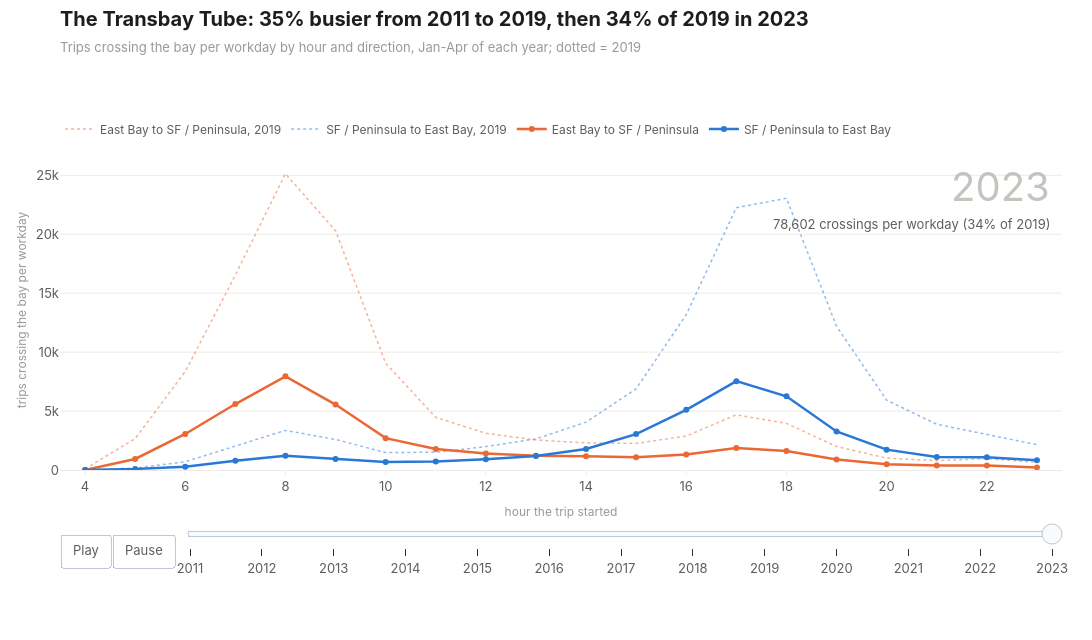

Notebook source saved alongside this figure:
### Markdown cell above
### 5.3 Transbay Tube 13 ปี

ทริปที่ข้ามอ่าวในแต่ละชั่วโมงของวันทำงานปกติ ม.ค.-เม.ย. ของทุกปี แยกทิศ เส้นจางคือปี 2019 ไว้เทียบ กด Play เพื่อดูทีละปี
อ่านจาก fact table (112 ล้านแถว) โดยตรง เพราะต้องรู้ต้นทางและปลายทางของทุกทริป

### Code cell
with stage("12.transbay_years"):
    tube = con.sql("""
        WITH sides AS (
            SELECT station, side FROM stations
        ),
        days AS (
            SELECT date, year FROM calendar
            WHERE day_status = 'normal' AND is_workday AND month(date) <= 4
        ),
        crossing AS (
            SELECT d.year, o.hour,
                    CASE WHEN so.side = 'east' THEN 'East Bay to SF / Peninsula' ELSE 'SF / Peninsula to East Bay' END AS direction,
                    sum(o.trips) AS trips
            FROM od o
            JOIN days d ON o.date = d.date
            JOIN sides so ON o.origin = so.station
            JOIN sides sd ON o.dest = sd.station
            WHERE so.side <> sd.side
            GROUP BY d.year, o.hour, so.side
        ),
        day_counts AS (
            SELECT year, count(*) AS days FROM days GROUP BY year
        )
        SELECT c.year, c.hour, c.direction, c.trips / n.days AS per_day
        FROM crossing c
        JOIN day_counts n ON c.year = n.year
        ORDER BY c.year, c.direction, c.hour
    """).pl()

years = tube["year"].unique().sort().to_list()
DIRECTIONS = [("East Bay to SF / Peninsula", viz.CONTRAST), ("SF / Peninsula to East Bay", viz.ACCENT)]
TUBE_HOURS = list(range(4, 24))


def tube_lines(year, ghost):
    traces = []
    for direction, color in DIRECTIONS:
        part = tube.filter((pl.col("year") == year) & (pl.col("direction") == direction) & pl.col("hour").is_in(TUBE_HOURS)).sort("hour")
        if ghost:
            traces.append(go.Scatter(x=part["hour"], y=part["per_day"], mode="lines", name=f"{direction}, 2019",
                                    line=dict(color=color, width=1.5, dash="dot"), opacity=0.5,
                                    hovertemplate="%{x}:00 2019: %{y:,.0f}<extra></extra>"))
        else:
            traces.append(go.Scatter(x=part["hour"], y=part["per_day"], mode="lines+markers", name=direction,
                                    line=dict(color=color, width=2.5), marker=dict(size=6),
                                    hovertemplate="%{x}:00: %{y:,.0f} trips per workday<extra>" + direction + "</extra>"))
    return traces


def tube_total(year):
    return float(tube.filter(pl.col("year") == year)["per_day"].sum())


fig = go.Figure()
for trace in tube_lines(2019, True):
    fig.add_trace(trace)
LAST_YEAR = years[-1]
for trace in tube_lines(LAST_YEAR, False):
    fig.add_trace(trace)


def year_note(year):
    share = 100 * tube_total(year) / tube_total(2019)
    return [dict(text=f"{year}", x=0.99, y=0.97, xref="paper", yref="paper", xanchor="right", yanchor="top",
                showarrow=False, font=dict(size=40, color=viz.CONTEXT)),
            dict(text=f"{tube_total(year):,.0f} crossings per workday ({share:.0f}% of 2019)", x=0.99, y=0.80,
                xref="paper", yref="paper", xanchor="right", yanchor="top", showarrow=False,
                font=dict(size=13, color=viz.INK2))]


tube_frames = []
tube_steps = []
for year in years:
    name = str(year)
    tube_frames.append(go.Frame(name=name, data=tube_lines(year, False), traces=[2, 3],
                                layout=dict(annotations=year_note(year))))
    tube_steps.append(dict(label=name, method="animate",
                        args=[[name], dict(mode="immediate", frame=dict(duration=0, redraw=False), transition=dict(duration=300))]))
fig.frames = tube_frames

play = dict(label="Play", method="animate",
            args=[None, dict(frame=dict(duration=900, redraw=False), fromcurrent=True, transition=dict(duration=400))])
pause = dict(label="Pause", method="animate",
            args=[[None], dict(frame=dict(duration=0, redraw=False), mode="immediate", transition=dict(duration=0))])
peak = float(tube.select(pl.col("per_day").max()).item())
fig.update_layout(
    annotations=year_note(LAST_YEAR),
    updatemenus=[dict(type="buttons", buttons=[play, pause], direction="left", x=0, y=-0.2,
                    xanchor="left", yanchor="top", showactive=False)],
    sliders=[dict(steps=tube_steps, active=len(years) - 1, x=0.12, len=0.88, y=-0.17,
                currentvalue=dict(visible=False), pad=dict(t=0))],
    margin=dict(t=150, b=170), hovermode="x unified",
)
fig.update_xaxes(title_text="hour the trip started", dtick=2, range=[3.5, 23.5])
fig.update_yaxes(title_text="trips crossing the bay per workday", tickformat="~s", range=[0, peak * 1.08])

growth = 100 * tube_total(2019) / tube_total(years[0]) - 100
title = f"The Transbay Tube: {growth:.0f}% busier from {years[0]} to 2019, then {100 * tube_total(LAST_YEAR) / tube_total(2019):.0f}% of 2019 in {LAST_YEAR}"
subtitle = "Trips crossing the bay per workday by hour and direction, Jan-Apr of each year; dotted = 2019"
viz.titled(fig, title, subtitle)
viz.save(fig, "12_transbay_years", width=1200, height=640)
tube_figure = fig
fig

### Figure 1 — Plotly figure (JSON) as saved in the notebook; plotly's stock layout.template omitted (floating-point values rounded to 4 significant figures)
{"data": [{"hovertemplate": "%{x}:00 2019: %{y:,.0f}<extra></extra>", "line": {"color": "#eb6834", "dash": "dot", "width": 1.5}, "mode": "lines", "name": "East Bay to SF / Peninsula, 2019", "opacity": 0.5, "type": "scatter", "x": [4, 5, 6, 7, 8, 9, 10, 11, 12, 13, 14, 15, 16, 17, 18, 19, 20, 21, 22, 23], "y": [90.55, 2661.0, 8352.0, 16530.0, 25140.0, 20300.0, 9047.0, 4471.0, 3113.0, 2545.0, 2300.0, 2255.0, 2878.0, 4685.0, 3953.0, 1992.0, 1006.0, 794.0, 960.4, 651.2]}, {"hovertemplate": "%{x}:00 2019: %{y:,.0f}<extra></extra>", "line": {"color": "#2a78d6", "dash": "dot", "width": 1.5}, "mode": "lines", "name": "SF / Peninsula to East Bay, 2019", "opacity": 0.5, "type": "scatter", "x": [4, 5, 6, 7, 8, 9, 10, 11, 12, 13, 14, 15, 16, 17, 18, 19, 20, 21, 22, 23], "y": [12.22, 159.3, 701.6, 2007.0, 3359.0, 2590.0, 1483.0, 1504.0, 1984.0, 2639.0, 4059.0, 6886.0, 13180.0, 22260.0, 23050.0, 12190.0, 5924.0, 3879.0, 3002.0, 2150.0]}, {"hovertemplate": "%{x}:00: %{y:,.0f} trips per workday<extra>East Bay to SF / Peninsula</extra>", "line": {"color": "#eb6834", "width": 2.5}, "marker": {"size": 6}, "mode": "lines+markers", "name": "East Bay to SF / Peninsula", "type": "scatter", "x": [4, 5, 6, 7, 8, 9, 10, 11, 12, 13, 14, 15, 16, 17, 18, 19, 20, 21, 22, 23], "y": [0.3293, 937.8, 3056.0, 5596.0, 7948.0, 5550.0, 2702.0, 1774.0, 1400.0, 1208.0, 1161.0, 1091.0, 1324.0, 1860.0, 1609.0, 890.4, 487.7, 386.9, 381.4, 216.0]}, {"hovertemplate": "%{x}:00: %{y:,.0f} trips per workday<extra>SF / Peninsula to East Bay</extra>", "line": {"color": "#2a78d6", "width": 2.5}, "marker": {"size": 6}, "mode": "lines+markers", "name": "SF / Peninsula to East Bay", "type": "scatter", "x": [4, 5, 6, 7, 8, 9, 10, 11, 12, 13, 14, 15, 16, 17, 18, 19, 20, 21, 22, 23], "y": [1.012, 89.6, 284.4, 780.1, 1210.0, 931.4, 674.3, 725.5, 917.8, 1181.0, 1788.0, 3044.0, 5108.0, 7537.0, 6255.0, 3270.0, 1727.0, 1104.0, 1076.0, 835.5]}], "layout": {"annotations": [{"font": {"color": "#c4c3bd", "size": 40}, "showarrow": false, "text": "2023", "x": 0.99, "xanchor": "right", "xref": "paper", "y": 0.97, "yanchor": "top", "yref": "paper"}, {"font": {"color": "#5f5e5a", "size": 13}, "showarrow": false, "text": "78,602 crossings per workday (34% of 2019)", "x": 0.99, "xanchor": "right", "xref": "paper", "y": 0.8, "yanchor": "top", "yref": "paper"}], "height": 640, "hovermode": "x unified", "margin": {"b": 170, "t": 150}, "sliders": [{"active": 12, "currentvalue": {"visible": false}, "len": 0.88, "pad": {"t": 0}, "steps": [{"args": [["2011"], {"frame": {"duration": 0, "redraw": false}, "mode": "immediate", "transition": {"duration": 300}}], "label": "2011", "method": "animate"}, {"args": [["2012"], {"frame": {"duration": 0, "redraw": false}, "mode": "immediate", "transition": {"duration": 300}}], "label": "2012", "method": "animate"}, {"args": [["2013"], {"frame": {"duration": 0, "redraw": false}, "mode": "immediate", "transition": {"duration": 300}}], "label": "2013", "method": "animate"}, {"args": [["2014"], {"frame": {"duration": 0, "redraw": false}, "mode": "immediate", "transition": {"duration": 300}}], "label": "2014", "method": "animate"}, {"args": [["2015"], {"frame": {"duration": 0, "redraw": false}, "mode": "immediate", "transition": {"duration": 300}}], "label": "2015", "method": "animate"}, {"args": [["2016"], {"frame": {"duration": 0, "redraw": false}, "mode": "immediate", "transition": {"duration": 300}}], "label": "2016", "method": "animate"}, {"args": [["2017"], {"frame": {"duration": 0, "redraw": false}, "mode": "immediate", "transition": {"duration": 300}}], "label": "2017", "method": "animate"}, {"args": [["2018"], {"frame": {"duration": 0, "redraw": false}, "mode": "immediate", "transition": {"duration": 300}}], "label": "2018", "method": "animate"}, {"args": [["2019"], {"frame": {"duration": 0, "redraw": false}, "mode": "immediate", "transition": {"duration": 300}}], "label": "2019", "method": "animate"}, {"args": [["2020"], {"frame": {"duration": 0, "redraw": false}, "mode": "immediate", "transition": {"duration": 300}}], "label": "2020", "method": "animate"}, {"args": [["2021"], {"frame": {"duration": 0, "redraw": false}, "mode": "immediate", "transition": {"duration": 300}}], "label": "2021", "method": "animate"}, {"args": [["2022"], {"frame": {"duration": 0, "redraw": false}, "mode": "immediate", "transition": {"duration": 300}}], "label": "2022", "method": "animate"}, {"args": [["2023"], {"frame": {"duration": 0, "redraw": false}, "mode": "immediate", "transition": {"duration": 300}}], "label": "2023", "method": "animate"}], "x": 0.12, "y": -0.17}], "title": {"text": "<b>The Transbay Tube: 35% busier from 2011 to 2019, then 34% of 2019 in 2023</b><br><span style='font-size:13px;color:#9a9993'>Trips crossing the bay per workday by hour and direction, Jan-Apr of each year; dotted = 2019</span>"}, "updatemenus": [{"buttons": [{"args": [null, {"frame": {"duration": 900, "redraw": false}, "fromcurrent": true, "transition": {"duration": 400}}], "label": "Play", "method": "animate"}, {"args": [[null], {"frame": {"duration": 0, "redraw": false}, "mode": "immediate", "transition": {"duration": 0}}], "label": "Pause", "method": "animate"}], "direction": "left", "showactive": false, "type": "buttons", "x": 0, "xanchor": "left", "y": -0.2, "yanchor": "top"}], "width": 1200, "xaxis": {"dtick": 2, "range": [3.5, 23.5], "title": {"text": "hour the trip started"}}, "yaxis": {"range": [0, 27150.0], "tickformat": "~s", "title": {"text": "trips crossing the bay per workday"}}}}
